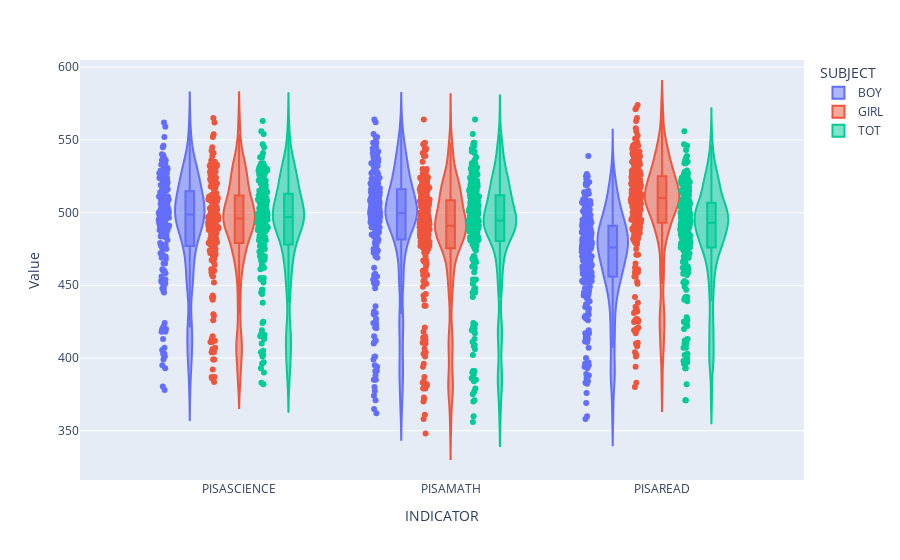

Notebook code cell kept with this figure:
### Code cell
fig = px.violin(df, y="Value", x="INDICATOR", color="SUBJECT", box=True, points="all", hover_data=df.columns)
fig.show()

### Figure 1 — Plotly figure (JSON) as saved in the notebook; plotly's stock layout.template omitted (floating-point values rounded to 4 significant figures; data arrays with more than 128 entries replaced by an {"elided": "..."} marker saying what was removed)
{"data": [{"alignmentgroup": "True", "box": {"visible": true}, "customdata": {"elided": "693x3 mixed values"}, "hovertemplate": "SUBJECT=%{customdata[2]}<br>INDICATOR=%{x}<br>Value=%{y}<br>TIME=%{customdata[0]}<br>LOCATION=%{customdata[1]}<extra></extra>", "legendgroup": "BOY", "marker": {"color": "#636efa"}, "name": "BOY", "offsetgroup": "BOY", "orientation": "v", "points": "all", "scalegroup": "True", "showlegend": true, "type": "violin", "x": {"elided": "693 str values"}, "x0": " ", "xaxis": "x", "y": {"elided": "693 float values"}, "y0": " ", "yaxis": "y"}, {"alignmentgroup": "True", "box": {"visible": true}, "customdata": {"elided": "693x3 mixed values"}, "hovertemplate": "SUBJECT=%{customdata[2]}<br>INDICATOR=%{x}<br>Value=%{y}<br>TIME=%{customdata[0]}<br>LOCATION=%{customdata[1]}<extra></extra>", "legendgroup": "GIRL", "marker": {"color": "#EF553B"}, "name": "GIRL", "offsetgroup": "GIRL", "orientation": "v", "points": "all", "scalegroup": "True", "showlegend": true, "type": "violin", "x": {"elided": "693 str values"}, "x0": " ", "xaxis": "x", "y": {"elided": "693 float values"}, "y0": " ", "yaxis": "y"}, {"alignmentgroup": "True", "box": {"visible": true}, "customdata": {"elided": "701x3 mixed values"}, "hovertemplate": "SUBJECT=%{customdata[2]}<br>INDICATOR=%{x}<br>Value=%{y}<br>TIME=%{customdata[0]}<br>LOCATION=%{customdata[1]}<extra></extra>", "legendgroup": "TOT", "marker": {"color": "#00cc96"}, "name": "TOT", "offsetgroup": "TOT", "orientation": "v", "points": "all", "scalegroup": "True", "showlegend": true, "type": "violin", "x": {"elided": "701 str values"}, "x0": " ", "xaxis": "x", "y": {"elided": "701 int values"}, "y0": " ", "yaxis": "y"}], "layout": {"legend": {"title": {"text": "SUBJECT"}, "tracegroupgap": 0}, "margin": {"t": 60}, "violinmode": "group", "xaxis": {"anchor": "y", "domain": [0, 1], "title": {"text": "INDICATOR"}}, "yaxis": {"anchor": "x", "domain": [0, 1], "title": {"text": "Value"}}}}
